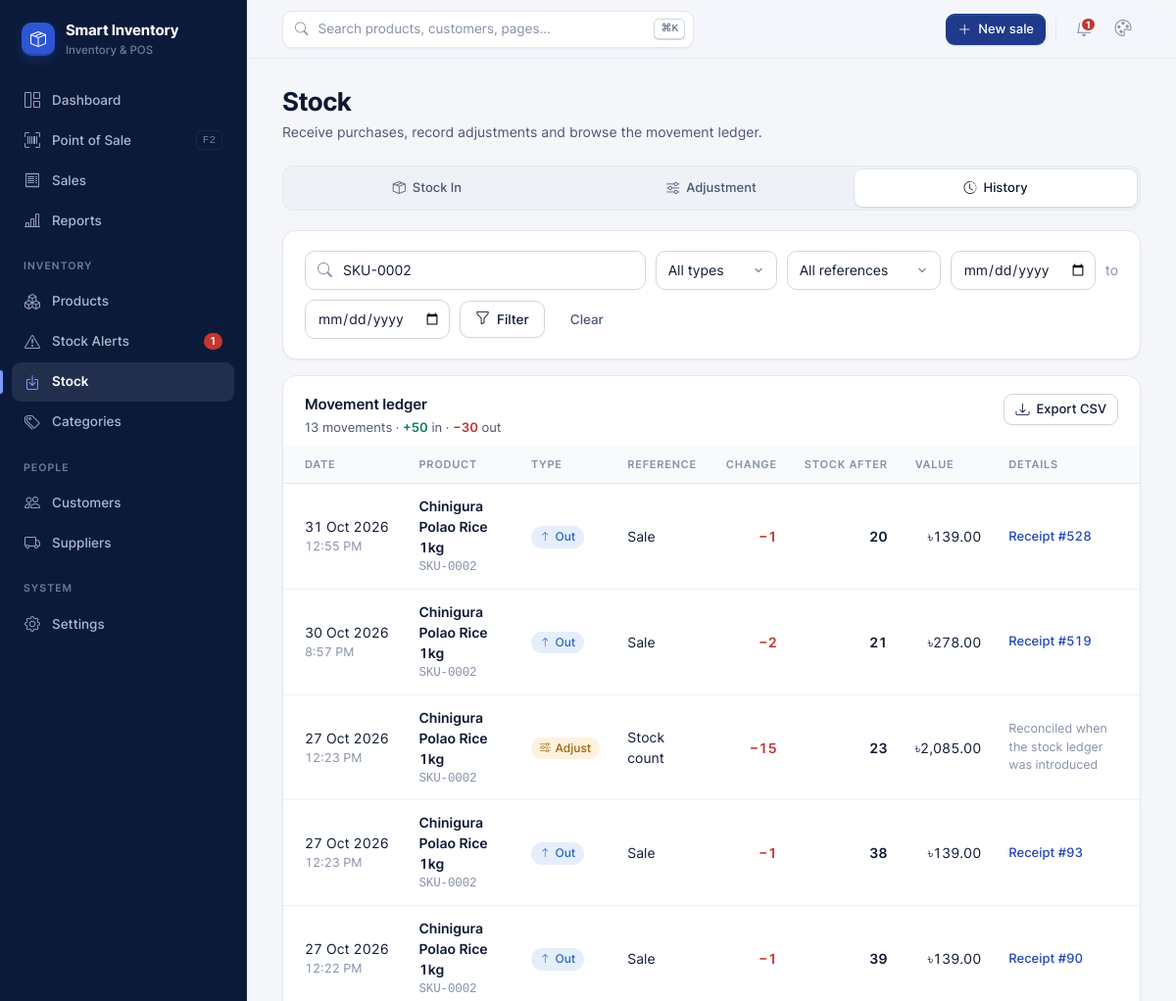
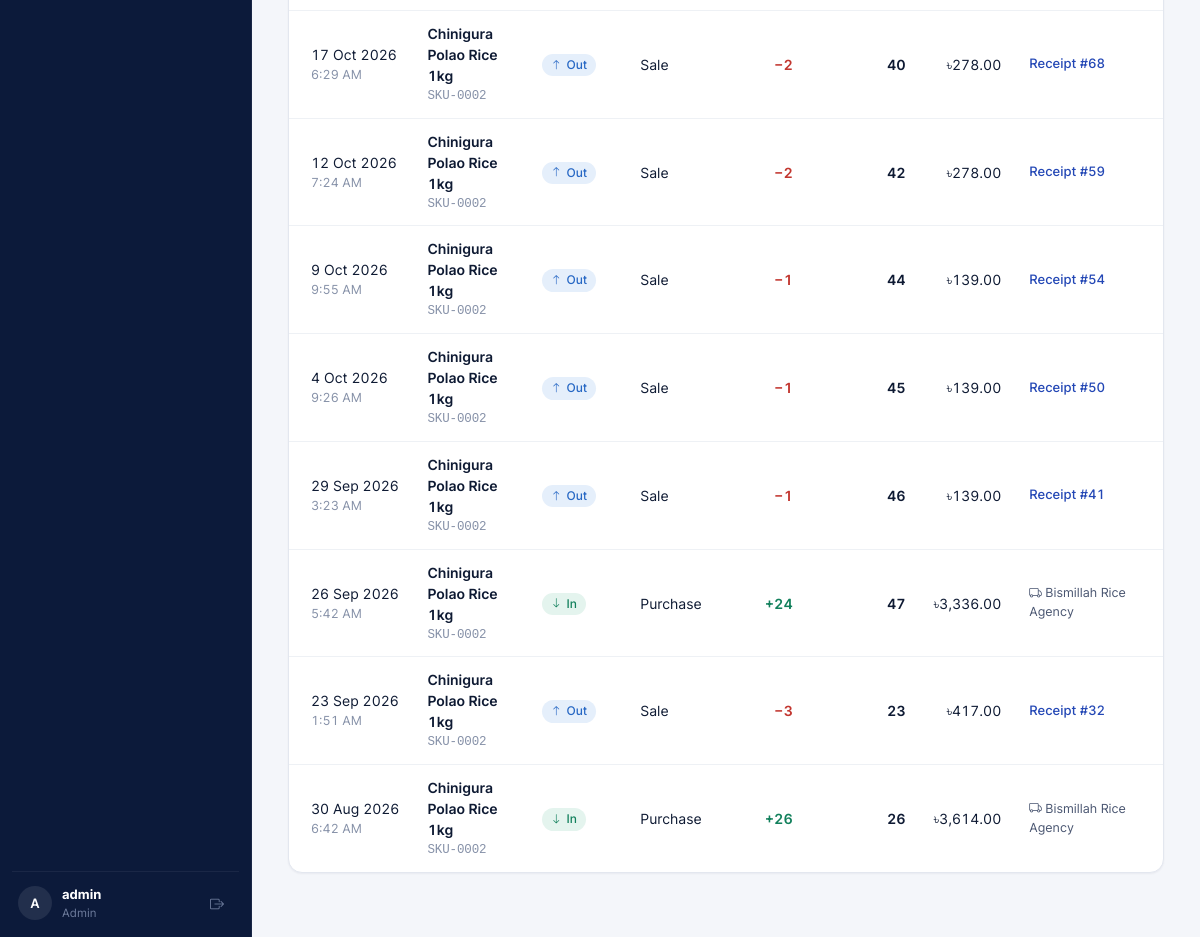
The page /stock/?tab=history&q=SKU-0002 (signed in) on the database its author committed (2 pictures, top to bottom).
### inventory/models.py (models this page shows, shortened)
class StoreSettings(models.Model):
    shop_name = models.CharField(max_length=120, default='Smart Inventory')
    address = models.CharField(max_length=255, blank=True)
    phone = models.CharField(max_length=40, blank=True)
    receipt_footer = models.CharField(max_length=255, default='Thank you for shopping with us!')
    default_low_stock = models.PositiveIntegerField('default low stock alert', default=5)
    reorder_cover_days = models.PositiveIntegerField(
        default=14, help_text='Reorder suggestions keep this many days of sales in stock.',
    )
    telegram_bot_token = models.CharField(max_length=120, blank=True)
    telegram_chat_id = models.CharField(max_length=60, blank=True)
    class Meta:
        verbose_name = 'store settings'
        verbose_name_plural = 'store settings'
    @classmethod
    def load(cls):
        obj, _ = cls.objects.get_or_create(pk=1)
        return obj

class StockMovement(models.Model):
    KIND_CHOICES = [
        ('in', 'Stock in'),
        ('out', 'Stock out'),
        ('adjust', 'Adjustment'),
    ]
    REASON_CHOICES = [
        ('purchase', 'Purchase'),
        ('sale', 'Sale'),
        ('count', 'Stock count'),
        ('damage', 'Damaged'),
        ('expired', 'Expired'),
        ('lost', 'Lost / theft'),
        ('return', 'Customer return'),
        ('opening', 'Opening stock'),
        ('other', 'Other'),
    ]
    ADJUST_REASONS = ['count', 'damage', 'expired', 'lost', 'return', 'other']
    product = models.ForeignKey(Product, on_delete=models.CASCADE, related_name='movements')
    kind = models.CharField(max_length=10, choices=KIND_CHOICES)
    reason = models.CharField(max_length=20, choices=REASON_CHOICES)
    quantity = models.IntegerField(help_text='Signed change: positive adds stock, negative removes it.')
    stock_after = models.IntegerField(default=0)
    unit_cost = models.DecimalField(max_digits=10, decimal_places=2, default=0)
    supplier = models.ForeignKey(Supplier, on_delete=models.SET_NULL, null=True, blank=True, related_name='movements')
    order = models.ForeignKey(Order, on_delete=models.SET_NULL, null=True, blank=True, related_name='movements')
    note = models.CharField(max_length=255, blank=True)
    user = models.ForeignKey(settings.AUTH_USER_MODEL, on_delete=models.SET_NULL, null=True, blank=True)
    date = models.DateTimeField(default=timezone.now, db_index=True)
    class Meta:
        ordering = ['-date', '-pk']
    @property
    def value(self):
        return self.unit_cost * abs(self.quantity)

class Product(models.Model):
    name = models.CharField(max_length=200)
    sku = models.CharField('SKU', max_length=50, blank=True, db_index=True)
    barcode = models.CharField(max_length=64, blank=True, db_index=True)
    category = models.ForeignKey(Category, on_delete=models.CASCADE, related_name='products')
    supplier = models.ForeignKey(
        Supplier, on_delete=models.SET_NULL, null=True, blank=True, related_name='products',
    )
    cost_price = models.DecimalField('buy price', max_digits=10, decimal_places=2, default=0)
    price = models.DecimalField('sell price', max_digits=10, decimal_places=2)
    quantity = models.PositiveIntegerField(default=0)
    low_stock_threshold = models.PositiveIntegerField(default=5)
    created_at = models.DateTimeField(auto_now_add=True)
    class Meta:
        ordering = ['-created_at']

class Supplier(models.Model):
    name = models.CharField(max_length=150)
    phone = models.CharField(max_length=20, blank=True)
    address = models.CharField(max_length=255, blank=True)
    created_at = models.DateTimeField(auto_now_add=True)
    class Meta:
        ordering = ['name']

### inventory/views/stock.py (the view)
# urls.py: path('stock/', views.stock, name='stock'),
@login_required
def stock(request):
    tab = request.GET.get('tab', 'in')
    if tab not in TABS:
        tab = 'in'
    context = {
        'tab': tab,
        'suppliers': Supplier.objects.all(),
        'adjust_reasons': [(k, v) for k, v in StockMovement.REASON_CHOICES if k in StockMovement.ADJUST_REASONS],
    }
    if tab == 'history':
        movements, filters = _history(request)
        totals = movements.aggregate(
            added=Sum('quantity', filter=Q(quantity__gt=0)),
            removed=Sum('quantity', filter=Q(quantity__lt=0)),
        )
        context.update({
            'page_obj': Paginator(movements, 25).get_page(request.GET.get('page')),
            'filters': filters,
            'kinds': StockMovement.KIND_CHOICES,
            'reasons': StockMovement.REASON_CHOICES,
            'totals': {'added': totals['added'] or 0, 'removed': -(totals['removed'] or 0)},
            'page_qs': querystring(request, page=None),
        })
    return render(request, 'inventory/stock.html', context)

### templates/inventory/stock.html (shortened to what this page needs)
{% extends 'base.html' %}
{% load ui %}
{% block content %}
<div class="page-head">
  <div>
    <h1>Stock</h1>
    <p>Receive purchases, record adjustments and browse the movement ledger.</p>
  </div>
</div>
<nav class="seg block stock-tabs" aria-label="Stock sections">
  <a href="?tab=in" class="{% if tab == 'in' %}active{% endif %}"><i class="bi bi-box-seam"></i> Stock In</a>
  <a href="?tab=adjust" class="{% if tab == 'adjust' %}active{% endif %}"><i class="bi bi-sliders"></i> Adjustment</a>
  <a href="?tab=history" class="{% if tab == 'history' %}active{% endif %}"><i class="bi bi-clock-history"></i> History</a>
</nav>
{% if tab == 'in' %}
<div class="card">
  <div class="card-head">
    <div>
      <div class="card-title">Stock In (purchase)</div>
      <div class="card-sub">Receive goods from a supplier. Each line is recorded as an “in” movement with reference “purchase”.</div>
    </div>
  </div>
  <div class="card-body">
    <div class="form-row">
      <div class="form-group">
        <label for="supplier">Supplier</label>
        <select id="supplier" class="form-select">
          <option value="">No specific supplier</option>
          {% for s in suppliers %}<option value="{{ s.pk }}">{{ s.name }}</option>{% endfor %}
        </select>
      </div>
      <div class="form-group combo">
        <label for="addProduct">Add product</label>
        <div class="input-icon">
          <i class="bi bi-search"></i>
          <input type="text" id="addProduct" class="form-control" placeholder="Scan or type to add…" autocomplete="off">
        </div>
        <div class="combo-list" id="addList" hidden></div>
        <div class="help" id="supplierTip">Tip: choose a supplier to narrow the list</div>
      </div>
    </div>
  </div>
  <div class="table-wrap">
    <table class="table">
      <thead>
        <tr>
          <th>Product</th>
          <th class="text-right">In stock</th>
          <th>Qty received</th>
          <th>Unit cost (৳)</th>
          <th class="text-right">Cost value</th>
          <th style="width:44px"></th>
        </tr>
      </thead>
      <tbody id="lines"></tbody>
    </table>
    <div class="empty sm" id="linesEmpty"><p>No lines yet — search a product above.</p></div>
  </div>
  <div class="card-body">
    <label for="note">Note <span class="optional">optional</span></label>
    <textarea id="note" class="form-control" placeholder="Invoice no., batch, remarks…" maxlength="255"></textarea>
  </div>
  <div class="card-foot">
    <span class="text-2" id="summary">0 products · 0 units · cost ৳0.00</span>
    <button type="button" class="btn btn-primary" id="submit" disabled><i class="bi bi-box-seam"></i> Receive stock</button>
  </div>
</div>
{% else %}
<form method="get" class="card card-body mb-2">
  <div class="row">
    <div class="input-icon" style="flex: 1 1 220px">
      <input type="text" name="q" value="{{ filters.q }}" class="form-control" placeholder="Product, SKU or note">
    </div>
    <select name="kind" class="form-select" style="width:auto" aria-label="Type">
      <option value="">All types</option>
    </select>
    <select name="reason" class="form-select" style="width:auto" aria-label="Reference">
      <option value="">All references</option>
    </select>
    <input type="date" name="start" value="{{ filters.start }}" class="form-control" style="width:auto" aria-label="From">
    <span class="muted">to</span>
    <input type="date" name="end" value="{{ filters.end }}" class="form-control" style="width:auto" aria-label="To">
    <button class="btn btn-outline"><i class="bi bi-funnel"></i> Filter</button>
    {% if filters.q or filters.kind or filters.reason or filters.start or filters.end %}<a href="?tab=history" class="btn btn-ghost">Clear</a>{% endif %}
  </div>
</form>
<div class="card">
  <div class="card-head">
    <div>
      <div class="card-title">Movement ledger</div>
      <div class="card-sub">
        {{ page_obj.paginator.count }} movement{{ page_obj.paginator.count|pluralize }} ·
        <span class="qty-pos">+{{ totals.added|num }}</span> in ·
        <span class="qty-neg">−{{ totals.removed|num }}</span> out
      </div>
    </div>
    <a href="{% url 'stock_history_export' %}?{{ page_qs }}" class="btn btn-outline btn-sm"><i class="bi bi-download"></i> Export CSV</a>
  </div>
  <div class="table-wrap mt-1">
    {% if page_obj.object_list %}
    <table class="table hover">
      <thead>
        <tr>
          <th>Date</th>
          <th>Product</th>
          <th>Type</th>
          <th>Reference</th>
          <th class="text-right">Change</th>
          <th class="text-right">Stock after</th>
          <th class="text-right">Value</th>
          <th>Details</th>
        </tr>
      </thead>
      <tbody>
        {% for m in page_obj %}
        <tr>
          <td class="nowrap">{{ m.date|date:"j M Y" }}<div class="cell-sub">{{ m.date|time:"g:i A" }}</div></td>
          <td>
            <a href="{% url 'product_detail' m.product_id %}" class="cell-title">{{ m.product.name }}</a>
            <div class="cell-sub mono">{{ m.product.sku }}</div>
          </td>
          <td>
            {% if m.kind == 'in' %}<span class="badge badge-ok"><i class="bi bi-arrow-down"></i> In</span>
            {% elif m.kind == 'out' %}<span class="badge badge-info"><i class="bi bi-arrow-up"></i> Out</span>
            {% else %}<span class="badge badge-warn"><i class="bi bi-sliders"></i> Adjust</span>{% endif %}
          </td>
          <td>{{ m.get_reason_display }}</td>
          <td class="text-right {% if m.quantity > 0 %}qty-pos{% else %}qty-neg{% endif %}">{% if m.quantity > 0 %}+{% else %}−{% endif %}{{ m.quantity|absval }}</td>
          <td class="text-right strong">{{ m.stock_after }}</td>
          <td class="text-right">{{ m.value|money }}</td>
          <td class="small">
            {% if m.order_id %}<a href="{% url 'order_receipt' m.order_id %}" class="link">Receipt #{{ m.order_id }}</a>{% endif %}
            {% if m.supplier %}<span class="text-2"><i class="bi bi-truck"></i> {{ m.supplier.name }}</span>{% endif %}
            {% if m.note %}<div class="muted">{{ m.note|truncatechars:60 }}</div>{% endif %}
          </td>
        </tr>
        {% endfor %}
      </tbody>
    </table>
    {% else %}
    <div class="empty">
      <i class="bi bi-clock-history empty-icon"></i>
      <h3>No movements found</h3>
      <p>Try a wider date range or clear the filters.</p>
    </div>
    {% endif %}
  </div>
</div>
{% endif %}
{% endblock %}

### templates/base.html (shortened to what this page needs)
{% load static %}
<!DOCTYPE html>
<html lang="en" data-theme="{{ theme }}">
<head>
  <link rel="stylesheet" href="{% static 'vendor/inter/inter.css' %}">
  <link rel="stylesheet" href="{% static 'vendor/bootstrap-icons/bootstrap-icons.min.css' %}">
  <link rel="stylesheet" href="{% static 'css/style.css' %}">
</head>
<body>
<div class="app">
  <aside class="sidebar" id="sidebar">
    <a href="{% url 'dashboard' %}" class="brand">
      <span class="brand-mark"><i class="bi bi-box-seam"></i></span>
      <span class="ellipsis">{{ store.shop_name }}<small>Inventory &amp; POS</small></span>
    </a>
    <nav class="nav">
      <a href="{% url 'dashboard' %}" class="{% if nav_section == 'dashboard' %}active{% endif %}"><i class="bi bi-grid-1x2"></i> Dashboard</a>
      <a href="{% url 'pos' %}" class="{% if nav_section == 'pos' %}active{% endif %}"><i class="bi bi-upc-scan"></i> Point of Sale <kbd class="kbd-hint">F2</kbd></a>
      <a href="{% url 'order_list' %}" class="{% if nav_section == 'sales' %}active{% endif %}"><i class="bi bi-receipt"></i> Sales</a>
      <a href="{% url 'report' %}" class="{% if nav_section == 'reports' %}active{% endif %}"><i class="bi bi-bar-chart-line"></i> Reports</a>
      <div class="nav-label">Inventory</div>
      <a href="{% url 'product_list' %}" class="{% if nav_section == 'products' %}active{% endif %}"><i class="bi bi-boxes"></i> Products</a>
      <a href="{% url 'alert_list' %}" class="{% if nav_section == 'alerts' %}active{% endif %}">
        <i class="bi bi-exclamation-triangle"></i> Stock Alerts
        {% if nav_low_stock %}<span class="count" title="{{ nav_low_stock }} low or out of stock">{{ nav_low_stock }}</span>{% endif %}
      </a>
      <a href="{% url 'stock' %}" class="{% if nav_section == 'stock' %}active{% endif %}"><i class="bi bi-box-arrow-in-down"></i> Stock</a>
      <a href="{% url 'category_list' %}" class="{% if nav_section == 'categories' %}active{% endif %}"><i class="bi bi-tags"></i> Categories</a>
      <div class="nav-label">People</div>
      <a href="{% url 'customer_list' %}" class="{% if nav_section == 'customers' %}active{% endif %}"><i class="bi bi-people"></i> Customers</a>
      <a href="{% url 'supplier_list' %}" class="{% if nav_section == 'suppliers' %}active{% endif %}"><i class="bi bi-truck"></i> Suppliers</a>
      <div class="nav-label">System</div>
      <a href="{% url 'settings' %}" class="{% if nav_section == 'settings' %}active{% endif %}"><i class="bi bi-gear"></i> Settings</a>
    </nav>
    <div class="sidebar-footer">
      <a href="{% url 'settings' %}?tab=account" class="avatar" title="My account">{{ request.user.get_full_name|default:request.user.username|slice:":1" }}</a>
      <div class="who">
        <strong class="ellipsis">{{ request.user.get_full_name|default:request.user.username }}</strong>
        <span>{% if request.user.is_superuser %}Admin{% else %}Staff{% endif %}</span>
      </div>
      <form method="post" action="{% url 'logout' %}">
        <button type="submit" class="icon-btn" title="Sign out" aria-label="Sign out"><i class="bi bi-box-arrow-right"></i></button>
      </form>
    </div>
  </aside>
  <main class="main">
    <header class="topbar">
      <button type="button" class="search-trigger" data-cmdk aria-label="Search">
        <i class="bi bi-search"></i>
        <span>Search products, customers, pages…</span>
        <kbd>⌘K</kbd>
      </button>
      <div class="topbar-actions">
        <a href="{% url 'pos' %}" class="btn btn-primary btn-sm hide-sm"><i class="bi bi-plus-lg"></i> New sale</a>
        <a href="{% url 'alert_list' %}" class="icon-btn" title="Stock alerts" aria-label="Stock alerts">
          {% if nav_low_stock %}<span class="dot-badge">{{ nav_low_stock }}</span>{% endif %}
        </a>
        <div class="menu" id="themeMenu">
          <button type="button" class="icon-btn" data-menu-toggle title="Theme" aria-label="Change theme" aria-haspopup="true">
            <i class="bi {% if theme == 'midnight' %}bi-moon-stars{% else %}bi-palette{% endif %}"></i>
          </button>
        </div>
      </div>
    </header>
    <div class="content">
      <div class="container">
        {% block content %}{% endblock %}
      </div>
    </div>
  </main>
</div>
</body>
</html>

### rows shown on the page
StoreSettings: shop_name "Smart Inventory"
StockMovement: date "31 Oct 2026", date "12:55 PM", product.name "Chinigura Polao Rice 1kg", product.sku "SKU-0002", kind "out" (drawn), reason "Sale", quantity|absval "1", stock_after "20", value "৳139.00", order_id "528"
StockMovement: date "30 Oct 2026", date "8:57 PM", product.name "Chinigura Polao Rice 1kg", product.sku "SKU-0002", kind "out" (drawn), reason "Sale", quantity|absval "2", stock_after "21", value "৳278.00", order_id "519"
StockMovement: date "27 Oct 2026", date "12:23 PM", product.name "Chinigura Polao Rice 1kg", product.sku "SKU-0002", kind "adjust" (drawn), reason "Stock count", quantity|absval "15", stock_after "23", value "৳2,085.00", note "Reconciled when the stock ledger was introduced"
StockMovement: date "27 Oct 2026", date "12:23 PM", product.name "Chinigura Polao Rice 1kg", product.sku "SKU-0002", kind "out" (drawn), reason "Sale", quantity|absval "1", stock_after "38", value "৳139.00", order_id "93"
StockMovement: date "27 Oct 2026", date "12:22 PM", product.name "Chinigura Polao Rice 1kg", product.sku "SKU-0002", kind "out" (drawn), reason "Sale", quantity|absval "1", stock_after "39", value "৳139.00", order_id "90"
StockMovement: date "17 Oct 2026", date "6:29 AM", product.name "Chinigura Polao Rice 1kg", product.sku "SKU-0002", kind "out" (drawn), reason "Sale", quantity|absval "2", stock_after "40", value "৳278.00", order_id "68"
StockMovement: date "12 Oct 2026", date "7:24 AM", product.name "Chinigura Polao Rice 1kg", product.sku "SKU-0002", kind "out" (drawn), reason "Sale", quantity|absval "2", stock_after "42", value "৳278.00", order_id "59"
StockMovement: date "9 Oct 2026", date "9:55 AM", product.name "Chinigura Polao Rice 1kg", product.sku "SKU-0002", kind "out" (drawn), reason "Sale", quantity|absval "1", stock_after "44", value "৳139.00", order_id "54"
StockMovement: date "4 Oct 2026", date "9:26 AM", product.name "Chinigura Polao Rice 1kg", product.sku "SKU-0002", kind "out" (drawn), reason "Sale", quantity|absval "1", stock_after "45", value "৳139.00", order_id "50"
StockMovement: date "29 Sep 2026", date "3:23 AM", product.name "Chinigura Polao Rice 1kg", product.sku "SKU-0002", kind "out" (drawn), reason "Sale", quantity|absval "1", stock_after "46", value "৳139.00", order_id "41"
StockMovement: date "26 Sep 2026", date "5:42 AM", product.name "Chinigura Polao Rice 1kg", product.sku "SKU-0002", kind "in" (drawn), reason "Purchase", quantity|absval "24", stock_after "47", value "৳3,336.00", supplier.name "Bismillah Rice Agency"
StockMovement: date "23 Sep 2026", date "1:51 AM", product.name "Chinigura Polao Rice 1kg", product.sku "SKU-0002", kind "out" (drawn), reason "Sale", quantity|absval "3", stock_after "23", value "৳417.00", order_id "32"
StockMovement: date "30 Aug 2026", date "6:42 AM", product.name "Chinigura Polao Rice 1kg", product.sku "SKU-0002", kind "in" (drawn), reason "Purchase", quantity|absval "26", stock_after "26", value "৳3,614.00", supplier.name "Bismillah Rice Agency"

### other values the page prints
{{ nav_low_stock }} "1"
{{ request.user.get_full_name|default:request.user.username|slice:":1" }} "A"
{{ request.user.get_full_name|default:request.user.username }} "admin"
{{ page_obj.paginator.count }} "13"
{{ totals.added|num }} "50"
{{ totals.removed|num }} "30"
